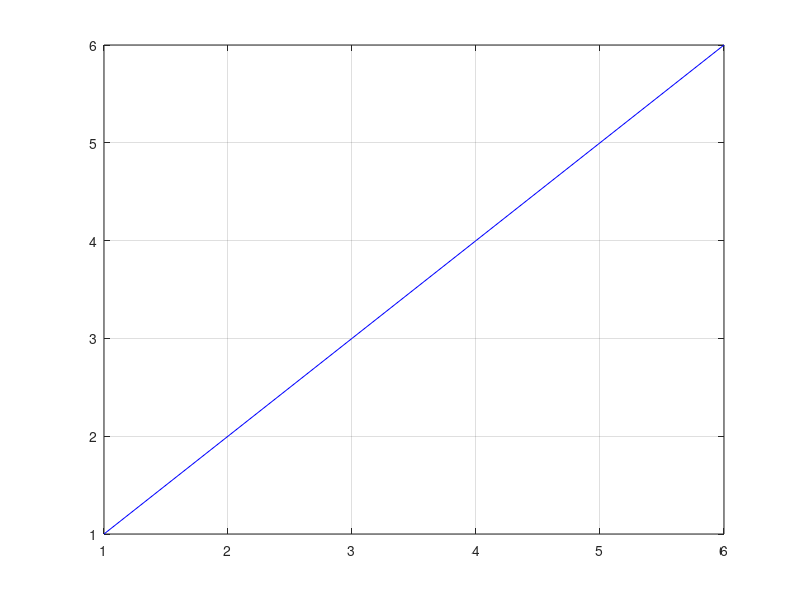

MATLAB code to generate this figure: (Note: this script raises an error after producing the figure.)
close all;clc,clear
box on
hold on
grid on
cos_pro = [  1  	0.925	0.871	0.900	0.928	0.953 ];
x = [1 2 3 4 5 6];
plot(x,x,'-b');
hold off

The piecewise logistic map when N = 4 and μ = 4